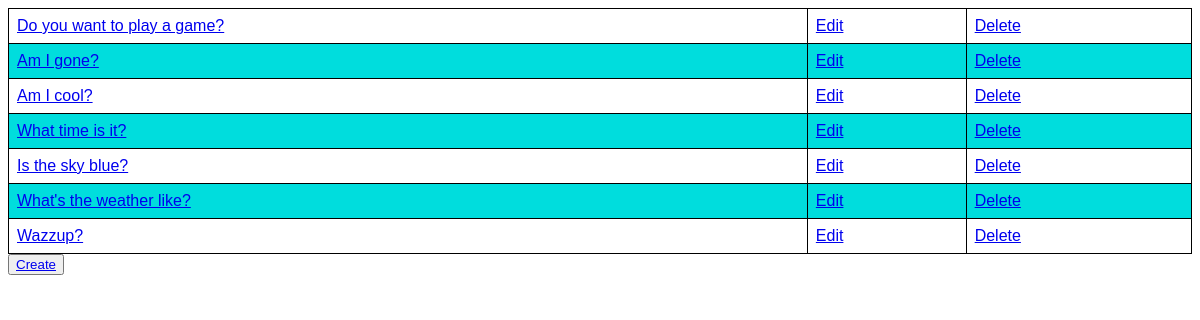
The page /polls/ on the database as committed earlier.
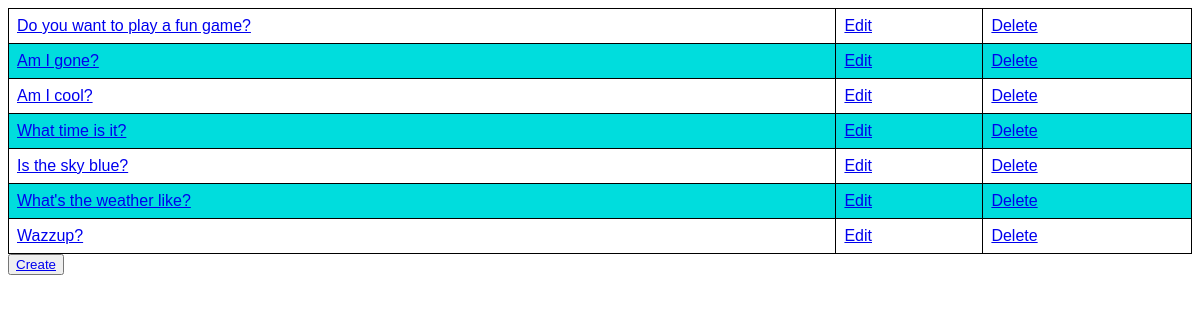
The same page on the database as committed later.
### polls/models.py (models this page shows, shortened)
class Question(models.Model):
    question_text=models.CharField(max_length=200)
    pub_date=models.DateTimeField('date published')
    choice_set = models.ManyToManyField('Choice', through='Vote', related_name='choices')

### polls/views.py (the view)
class IndexView(generic.ListView):
    template_name = 'polls/index.html'
    context_object_name = 'latest_question_list'
    def get_queryset(self):
        return Question.objects.filter(pub_date__lte=timezone.now()).order_by('-pub_date')

### polls/templates/polls/index.html
{%load static%}
<head>
<link rel="stylesheet" type="text/css" href="{%static 'polls/styles.css'%}"/>
</head>
{% if latest_question_list %}
<table style="width:100%;">
    {% for question in latest_question_list %}
    <tr>
        <td><a href="{% url 'polls:detail' question.id %}">{{ question.question_text }}</a></th>
        <td><a href="{% url 'polls:edit' question.id %}">Edit</a></th>
        <td><a href="{% url 'polls:delete' question.id %}">Delete</a></th>
    </tr>
    {% endfor %}
</table>
{% else %}
<br>
<p>No polls are available.</p>
{% endif %}
<button><a href="{% url 'polls:create'%}">Create</a></button>

### polls/static/polls/styles.css (style rules this page uses)
table { font-family: arial, sans-serif; border-collapse: collapse; border: 1px solid #000000; }
td, th { border: 1px solid #000000; text-align: left; padding: 8px; }
tr:nth-child(even) { background-color: #00dddd; }

Rows that differ between the two databases and show on the page:
changed Question: question_text "Do you want to play a game?" → "Do you want to play a fun game?"
